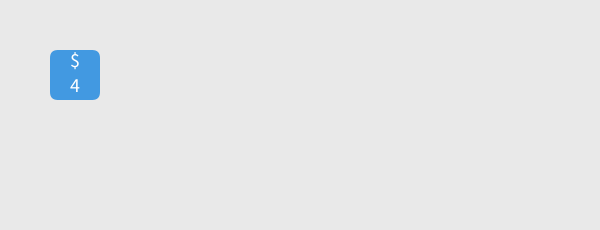
Frame 1 (no input)
Frame 60 (the mouse pressed at the canvas centre just before this capture): identical to frame 1, image omitted
Frame 120 (the mouse held since frame 60 and released just before this capture): identical to frame 1, image omitted

The Processing sketch that drew this single still picture (run headless with seeded random() and noise(); from frame 60 on, the mouse is pressed at the canvas centre):

// Processing sketch: week07_5_draw_keyboard
// ── week07_5_draw_keyboard.pde
void setup(){
  size(600, 230);
}
void draw(){
  background(233);
  fill(66,153,225);
  noStroke();
  rect(50,50,50,50,8);
  fill(255);
  textSize(20);
  textAlign(CENTER, CENTER);
  text("$", 75, 60);
  text("4", 75, 85);
}
